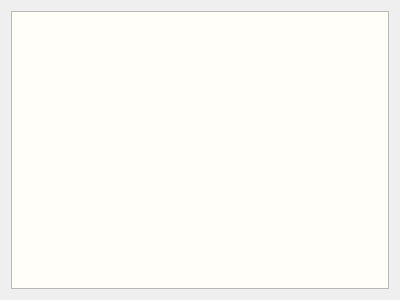
<?xml version="1.0" encoding="UTF-8"?>
<ui version="4.0">
 <class>FrameNotes</class>
 <widget class="QFrame" name="FrameNotes">
  <property name="geometry">
   <rect>
    <x>0</x>
    <y>0</y>
    <width>400</width>
    <height>300</height>
   </rect>
  </property>
  <property name="windowTitle">
   <string>Frame</string>
  </property>
  <layout class="QGridLayout" name="gridLayout">
   <item row="0" column="0">
    <widget class="QTextEdit" name="leNotes">
     <property name="palette">
      <palette>
       <active>
        <colorrole role="Light">
         <brush brushstyle="SolidPattern">
          <color alpha="255">
           <red>255</red>
           <green>255</green>
           <blue>255</blue>
          </color>
         </brush>
        </colorrole>
        <colorrole role="Base">
         <brush brushstyle="SolidPattern">
          <color alpha="255">
           <red>255</red>
           <green>254</green>
           <blue>248</blue>
          </color>
         </brush>
        </colorrole>
       </active>
       <inactive>
        <colorrole role="Light">
         <brush brushstyle="SolidPattern">
          <color alpha="255">
           <red>255</red>
           <green>255</green>
           <blue>255</blue>
          </color>
         </brush>
        </colorrole>
        <colorrole role="Base">
         <brush brushstyle="SolidPattern">
          <color alpha="255">
           <red>255</red>
           <green>254</green>
           <blue>248</blue>
          </color>
         </brush>
        </colorrole>
       </inactive>
       <disabled>
        <colorrole role="Light">
         <brush brushstyle="SolidPattern">
          <color alpha="255">
           <red>255</red>
           <green>255</green>
           <blue>255</blue>
          </color>
         </brush>
        </colorrole>
        <colorrole role="Base">
         <brush brushstyle="SolidPattern">
          <color alpha="255">
           <red>240</red>
           <green>240</green>
           <blue>240</blue>
          </color>
         </brush>
        </colorrole>
       </disabled>
      </palette>
     </property>
     <property name="textInteractionFlags">
      <set>Qt::LinksAccessibleByKeyboard|Qt::LinksAccessibleByMouse|Qt::TextBrowserInteraction|Qt::TextEditable|Qt::TextEditorInteraction|Qt::TextSelectableByKeyboard|Qt::TextSelectableByMouse</set>
     </property>
    </widget>
   </item>
  </layout>
 </widget>
 <resources/>
 <connections/>
</ui>
